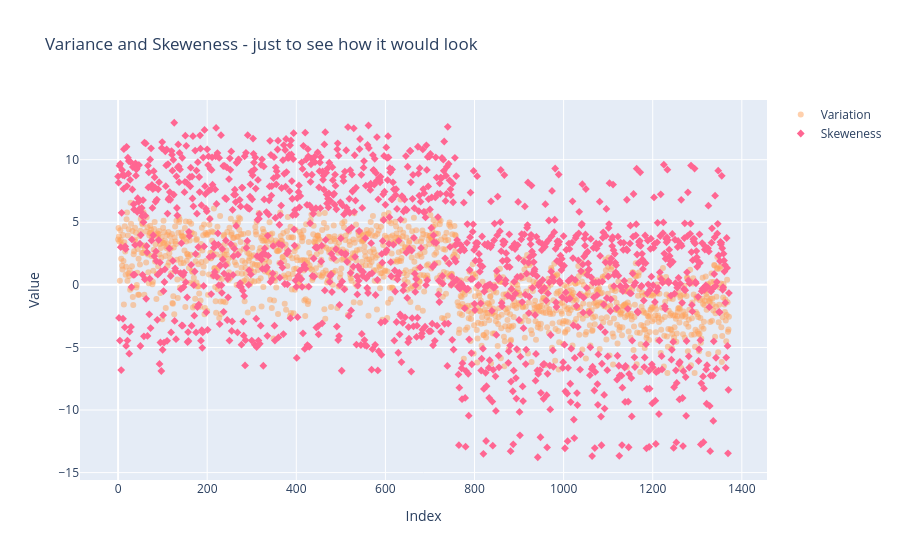

Write notebook code for a chart like this one.
### Code cell
fig = go.Figure()

fig.add_trace(go.Scatter(
    y=X,
    mode="markers",
    name="Variation",
    marker=dict(color=color_palette[4], opacity=0.5)
))

fig.add_trace(go.Scatter(
    y=Y,
    mode="markers",
    name="Skeweness",
    marker=dict(color=color_palette[6], symbol="diamond")
))

fig.update_layout(
    title="Variance and Skeweness - just to see how it would look",
    xaxis_title="Index",
    yaxis_title="Value"
)

fig.show()

### Figure 1 — Plotly figure (JSON) as saved in the notebook; plotly's stock layout.template omitted (floating-point values rounded to 4 significant figures; data arrays with more than 128 entries replaced by an {"elided": "..."} marker saying what was removed)
{"data": [{"marker": {"color": "#FFA15A", "opacity": 0.5}, "mode": "markers", "name": "Variation", "type": "scatter", "y": {"elided": "1372 float values"}}, {"marker": {"color": "#FF6692", "symbol": "diamond"}, "mode": "markers", "name": "Skeweness", "type": "scatter", "y": {"elided": "1372 float values"}}], "layout": {"title": {"text": "Variance and Skeweness - just to see how it would look"}, "xaxis": {"title": {"text": "Index"}}, "yaxis": {"title": {"text": "Value"}}}}
